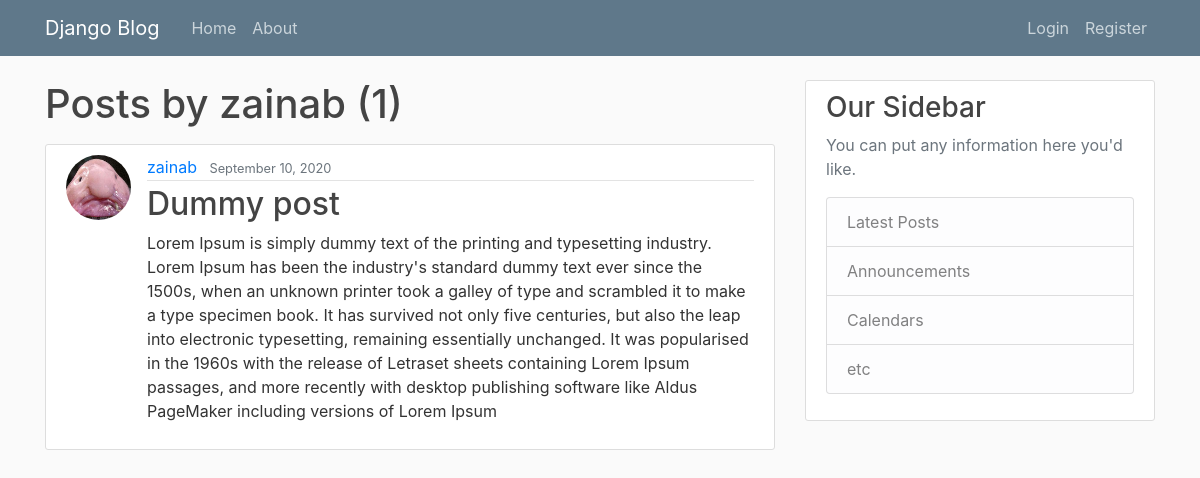
Page /user/zainab on the earlier database version.
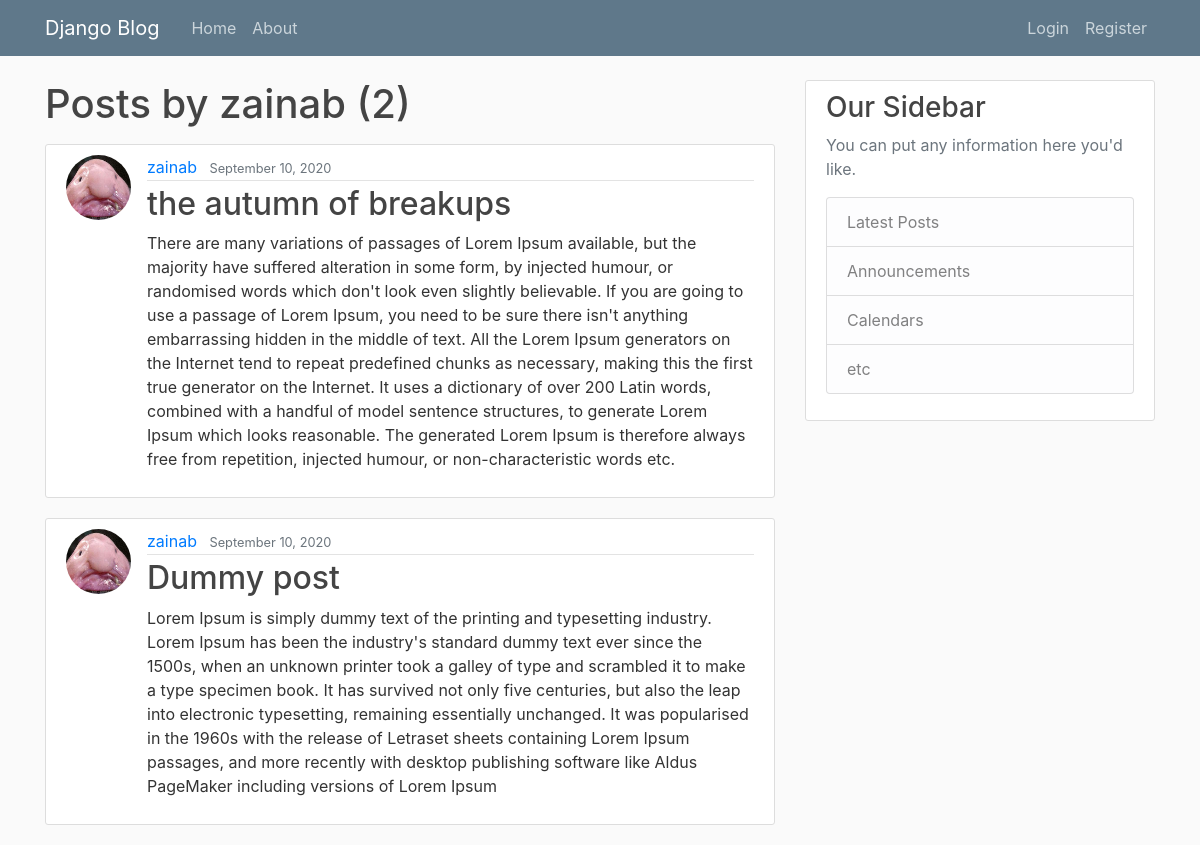
Same page on the later database version.
### Blogapp/models.py (models this page shows, shortened)
class Post(models.Model):
    title = models.CharField(max_length=100)
    content = models.TextField()
    date_posted = models.DateTimeField(default=timezone.now)
    author = models.ForeignKey(User, on_delete=models.CASCADE)

### Usersapp/models.py (models this page shows, shortened)
class Profile(models.Model):
    user = models.OneToOneField(User, on_delete = models.CASCADE)
    image = models.ImageField(default = 'default.jpg',upload_to ='profile_pics')

### Blogapp/views.py (the view)
# urls.py: path('user/<str:username>', UserListView.as_view(), name='user-posts'),
class UserListView(ListView):
    model  =  Post
    template_name = 'Blogapp/user_post.html'
    context_object_name = 'posts'
    ordering = ['-date_posted']
    paginate_by = 2
    def get_queryset(self):
        user = get_object_or_404(User, username = self.kwargs.get('username'))
        return Post.objects.filter(author = user).order_by('-date_posted')

### Blogapp/templates/Blogapp/user_post.html (shortened to what this page needs)
{% extends "Blogapp/base.html" %}
{% block content %}
    <h1 class="mb-3">Posts by {{ view.kwargs.username }} ({{ page_obj.paginator.count }})</h1>
    {% for post in posts %}
        <article class="media content-section">
          <img class="rounded-circle article-img" src="{{ post.author.profile.image.url }}">
          <div class="media-body">
            <div class="article-metadata">
              <a class="mr-2" href="{% url 'user-posts' post.author.username %}">{{ post.author }}</a>
              <small class="text-muted">{{ post.date_posted|date:"F d, Y" }}</small>
            </div>
            <h2><a class="article-title" href="{% url 'post-detail' post.id %}">{{ post.title }}</a></h2>
            <p class="article-content">{{ post.content }}</p>
          </div>
        </article>
    {% endfor %}
{% endblock content %}

### Blogapp/templates/Blogapp/base.html (shortened to what this page needs)
{% load static %}
<!doctype html>
<html lang="en">
<head>
    <link rel="stylesheet" href="https://stackpath.bootstrapcdn.com/bootstrap/4.3.1/css/bootstrap.min.css"
>
    <link rel="stylesheet" href="{% static 'Blogapp/main.css' %}">
</head>
<body>
    <header class="site-header">
        <nav class="navbar navbar-expand-md navbar-dark bg-steel fixed-top">
            <div class="container">
                <a class="navbar-brand mr-4" href="{% url 'blog-home' %}">Django Blog</a>
                <div class="collapse navbar-collapse" id="navbarToggle">
                    <div class="navbar-nav mr-auto">
                        <a class="nav-item nav-link" href="{% url 'blog-home' %}">Home</a>
                        <a class="nav-item nav-link" href="{% url 'blog-about' %}">About</a>
                    </div>
                    <div class="navbar-nav">
                        {% if user.is_authenticated%}
                            <a class="nav-item nav-link" href="{% url 'profile' %}">{{user}}</a>
                            <a class="nav-item nav-link" href="{% url 'logout' %}">Log Out</a>
                            <a class="nav-item nav-link" href="{% url 'post-create' %}">New Post</a>
                            {% if user.is_staff %}
                                <a class="nav-item nav-link" href="/admin">Admin</a>
                            {%endif%}
                        {% else %}
                            <a class="nav-item nav-link" href="{% url 'login' %}">Login</a>
                            <a class="nav-item nav-link" href="{% url 'register' %}">Register</a>
                        {%endif%}
                    </div>
                </div>
            </div>
        </nav>
    </header>
    <main role="main" class="container">
        <div class="row">
            <div class="col-md-8">
                {% block content %}{% endblock %}
            </div>
            <div class="col-md-4">
                <div class="content-section">
                    <h3>Our Sidebar</h3>
                    <p class='text-muted'>You can put any information here you'd like.
                    <ul class="list-group">
                        <li class="list-group-item list-group-item-light">Latest Posts</li>
                        <li class="list-group-item list-group-item-light">Announcements</li>
                        <li class="list-group-item list-group-item-light">Calendars</li>
                        <li class="list-group-item list-group-item-light">etc</li>
                    </ul>
                    </p>
                </div>
            </div>
        </div>
    </main>
</body>
</html>

### Blogapp/static/Blogapp/main.css (style rules this page uses)
body { background: #fafafa; color: #333333; margin-top: 5rem; }
h1, h2, h3, h4, h5, h6 { color: #444444; }
ul { margin: 0; }
.bg-steel { background-color: #5f788a; }
.site-header .navbar-nav .nav-link { color: #cbd5db; }
.content-section { background: #ffffff; padding: 10px 20px; border: 1px solid #dddddd; border-radius: 3px; margin-bottom: 20px; }
.article-title { color: #444444; }
.article-content { white-space: pre-line; }
.article-img { height: 65px; width: 65px; margin-right: 16px; }
.article-metadata { padding-bottom: 1px; margin-bottom: 4px; border-bottom: 1px solid #e3e3e3 }

Differences in the rows shown:
added Post: author.profile.image (placeholder picture), author "zainab", date_posted "September 10, 2020", title "the autumn of breakups", content "There are many variations of passages of Lorem Ipsum available, but the majority have suffered alteration in some form, by injected humour, or randomised words which don't look even slightly believable. If you are going to use a passage of Lorem Ipsum, you need to be sure there isn't anything embarrassing hidden in the middle of text. All the Lorem Ipsum generators on the Internet tend to repeat predefined chunks as necessary, making this the first true generator on the Internet. It uses a dictionary of over 200 Latin words, combined with a handful of model sentence structures, to generate Lorem Ipsum which looks reasonable. The generated Lorem Ipsum is therefore always free from…"
Other differences:
{{ page_obj.paginator.count }}: "1" → "2"
